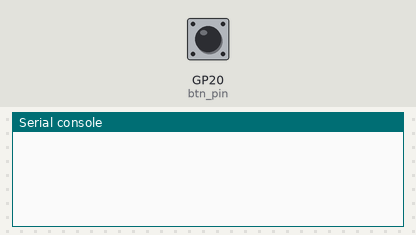
This program was run on a simulated Raspberry Pi Pico running MicroPython. Parts: the last lines printed to the serial console. The inputs (shaded band) are chosen by the test bench; at power-on: GP20 (btn_pin) HIGH.

Above: at 1.2 s.
1.3 s: GP20 (btn_pin) pulled LOW for 0.15 s
At 1.43 s:
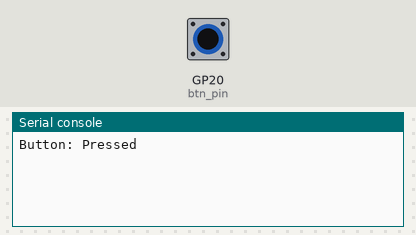
At 2.4 s:
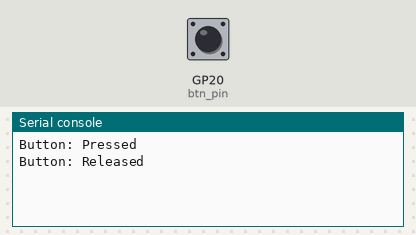

Measured:
- after the input at 1.3 s, the serial console: prints a new line at once (image 1)

The program:

04_rotary_dt_clk_btn.py
```python
# Project: Rotary Encoder Button with Status LED
# Hardware: Raspberry Pi Pico + KY-040 + External LED
#
# Wiring Connections:
# -----------------------------------------------------------
# Device       | Pin Name | Pico Pin (GPIO) | Physical Pin
# -------------|----------|-----------------|----------------
# KY-040       | GND      | GND             | Pin 38
# KY-040       | + (VCC)  | 3V3             | Pin 36
# KY-040       | SW       | GP20            | Pin 26
# KY-040       | DT       | GP19            | Pin 25
# KY-040       | CLK      | GP18            | Pin 24
# -------------|----------|-----------------|----------------
# External LED | Anode(+) | GP21            | Pin 27
# External LED | Cathode(-)| GND            | Any GND
# -----------------------------------------------------------

# clockwise         anti-clockwise
# =============     ==============
# T | CLK | DT      T | CLK | DT
# --|-----|----     --|-----|----
# 0 |  1  | 1       0 |  1  | 1
# 1 |  0  | 1       1 |  1  | 0
# 2 |  0  | 0       2 |  0  | 0
# 3 |  1  | 0       3 |  0  | 1
# 4 |  1  | 1       4 |  1  | 1
#
# when: CLK 1->0
#   DT=0 => anti-clockwise
#   DT=1 => clockwise
#
# when: CLK 0->1
#   DT=0 => clockwise
#   DT=1 => anti-clockwise


from machine import Pin
import time

# --- Pin Assignments ---
SW_PIN  = 20
CLK_PIN = 18
DT_PIN  = 19

btn_pin = Pin(SW_PIN, Pin.IN, Pin.PULL_UP)
clk_pin = Pin(CLK_PIN, Pin.IN, Pin.PULL_UP)
dt_pin  = Pin(DT_PIN,  Pin.IN, Pin.PULL_UP)

prev_clk_value = clk_pin.value()
counter = 0
btn_was_pressed = False

while True:
    curr_clk_value = clk_pin.value()
    btn_curr_state = btn_pin.value()

    # 1. Rotary Encoder Logic
    if curr_clk_value != prev_clk_value:
        if curr_clk_value == 0:    # CLK 1->0
            if dt_pin.value() == 0: # anti-clockwise
                counter -= 1
                dir_label = "<=="
            else:                   # clockwise
                counter += 1
                dir_label = "==>"

            print(dir_label, counter)

        prev_clk_value = curr_clk_value

    # 2. SW Button Logic (Edge Detection)
    # Detect Press (1 -> 0)
    if btn_curr_state == 0 and not btn_was_pressed:
        btn_was_pressed = True
        print("Button: Pressed")

    # Detect Release (0 -> 1)
    elif btn_curr_state == 1 and btn_was_pressed:
        btn_was_pressed = False
        print("Button: Released")

    time.sleep_ms(1)
```
